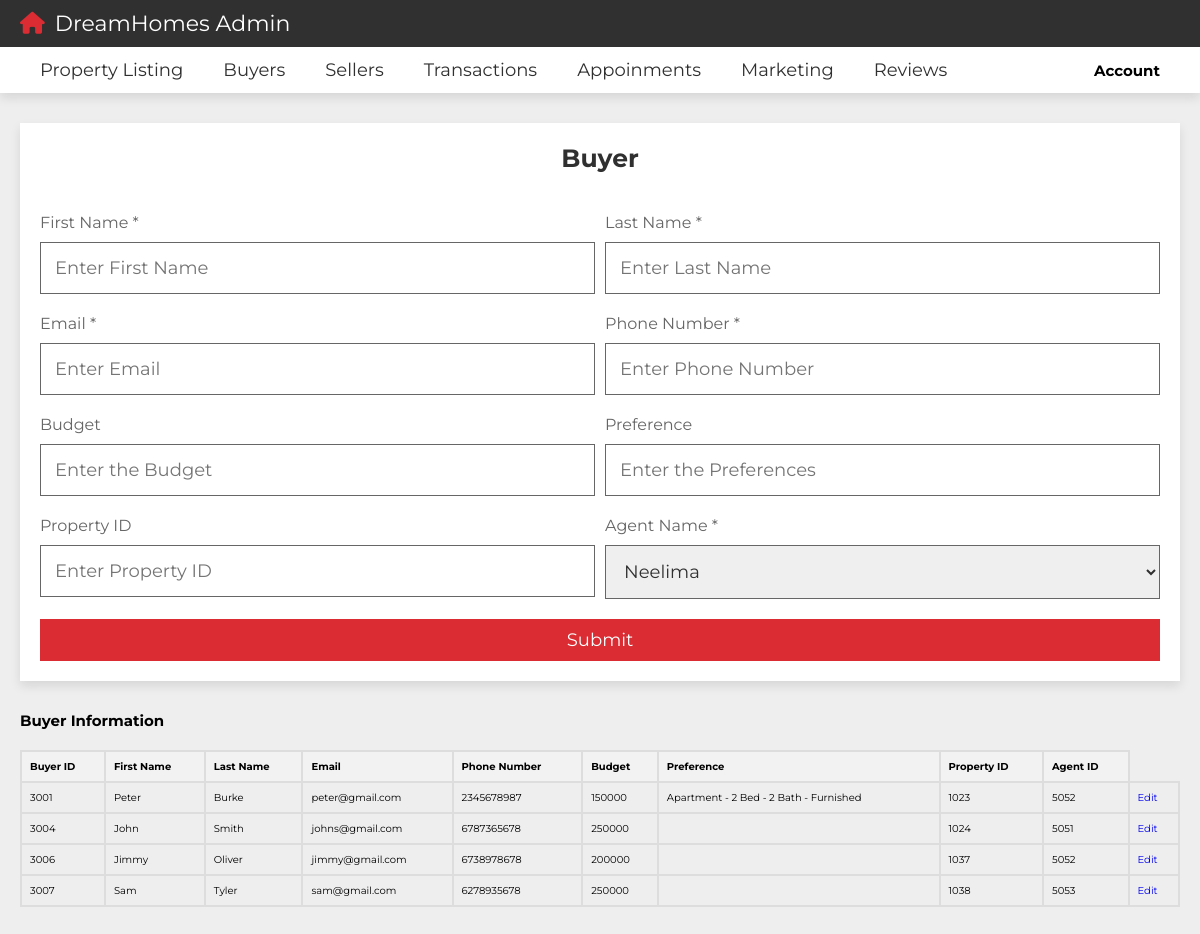
Page /project/admin_buyers.php (signed in) on the committed database.
### tables this page shows
CREATE TABLE `Buyer` (
  `B_ID` int NOT NULL AUTO_INCREMENT,
  `First_Name` varchar(30) NOT NULL,
  `Last_Name` varchar(30) NOT NULL,
  `Email` varchar(45) NOT NULL,
  `Phone_Number` varchar(10) NOT NULL,
  `Budget` decimal(10,0) DEFAULT NULL,
  `Preference` varchar(200) DEFAULT NULL,
  `P_Id` int NOT NULL,
  `A_Id` int NOT NULL,
  PRIMARY KEY (`B_ID`,`A_Id`),
  UNIQUE KEY `Phone_Number_UNIQUE` (`Phone_Number`),
  KEY `fk_Buyer_Agent_idx` (`A_Id`)
);

### project/admin_buyers.php (the view, shortened to what this page needs)
<?php
include 'config.php';
?>
<!DOCTYPE html>
<html lang="en">
<head>
   <link rel="stylesheet" href="https://cdnjs.cloudflare.com/ajax/libs/font-awesome/6.2.0/css/all.min.css">
   <link rel="stylesheet" href="css/style.css">
</head>
<body>
<header class="header">
   <nav class="navbar nav-1">
      <section class="flex">
         <a href="admin.php" class="logo"><i class="fas fa-house"></i>DreamHomes Admin</a>
      </section>
   </nav>
   <nav class="navbar nav-2">
      <section class="flex">
         <div class="menu">
            <ul>
               <li><a href="admin_property_listing_form.php">Property Listing</i></a></li>
               <li><a href="admin_buyers.php">Buyers</i></a></li>
               <li><a href="admin_sellers.php">Sellers</a></i></li>
               <li><a href="admin_transactions.php">Transactions</a></i></li>
               <li><a href="admin_appointments.php">Appoinments</a></i></li>
               <li><a href="admin_marketing.php">Marketing</a></i></li>
               <li><a href="admin_reviews.php#faq">Reviews</a></i></li>
            </ul>
         </div>
         <ul>
            <li>
            <div class="account-container">
            <div class="account-btn">
                <h2><b>Account</b></h2>
                  </div>
               </ul>
      </section>
   </nav>
</header>
<section class="filters" style="padding-bottom: 0;">
   <form action="" method="post" enctype="multipart/form-data">
      <h3>Buyer</h3>
         <div class="flex">
            <div class="box">
               <p>First Name *</p>
               <input type="text" name="First_Name" required maxlength="50" placeholder="Enter First Name" class="input">
            </div>
            <div class="box">
               <p>Last Name *</p>
               <input type="text" name="Last_Name" required maxlength="50" placeholder="Enter Last Name" class="input">
            </div>
            <div class="box">
               <p>Email *</p>
               <input type="text" name="Email" required maxlength="50" placeholder="Enter Email" class="input">
            </div>
            <div class="box">
               <p>Phone Number *</p>
               <input type="text" name="Phone_Number" required maxlength="50" placeholder="Enter Phone Number" class="input">
            </div>
            <div class="box">
               <p>Budget</p>
               <input type="text" name="Budget" maxlength="50" placeholder="Enter the Budget" class="input">
            </div>
            <div class="box">
               <p>Preference</p>
               <input type="text" name="Preference" maxlength="50" placeholder="Enter the Preferences" class="input">
            </div>
            <div class="box">
               <p>Property ID</p>
               <input type="text" name="P_Id" maxlength="50" placeholder="Enter Property ID" class="input">
            </div>
            <div class="box">
               <p>Agent Name *</p>
               <select name="A_Id" class="input" required>
                  <option value="5051">Neelima</option>
               </select>
            </div>
         </div>
         <input type="submit" value="submit" name="submit" class="btn">
   </form>
</section>
<section class="">
    <h1>Buyer Information</h1>
    <?php
        $sql = "SELECT * FROM Buyer";
        $result = $conn->query($sql);
        if ($result->num_rows > 0) {
            echo "<table border='1'>";
            echo "<tr><th> Buyer ID </th><th> First Name </th><th> Last Name </th><th> Email </th><th> Phone Number </th><th> Budget </th><th> Preference </th><th> Property ID </th><th> Agent ID </th></tr>";
            while($row = $result->fetch_assoc()) {
                echo "<tr>";
                echo "<td>" . $row["B_ID"] . "</td>";
                echo "<td>" . $row["First_Name"] . "</td>";
                echo "<td>" . $row["Last_Name"] . "</td>";
                echo "<td>" . $row["Email"] . "</td>";
                echo "<td>" . $row["Phone_Number"] . "</td>";
                echo "<td>" . $row["Budget"] . "</td>";
                echo "<td>" . $row["Preference"] . "</td>";
                echo "<td>" . $row["P_Id"] . "</td>";
                echo "<td>" . $row["A_Id"] . "</td>";
                echo "<td><a href='admin_edit_buyer.php?B_ID=" . $row["B_ID"] . "'>Edit</a></td>";
                echo "</tr>";
            }
            echo "</table>";
        } else {
            echo "0 results";
        }
    ?>
    </section>
</body>
</html>

### project/css/style.css (style rules this page uses)
:root { --main-color:#DA2C32; --light-color:#666; --light-bg:#eee; --white:#fff; --black:#303030; --border:.1rem solid var(--light-color); --box-shodow:0 .5rem 1rem rgba(0,0,0,.1); }
* { font-family: 'Montserrat', sans-serif; margin: 0; padding: 0; box-sizing: border-box; outline: none; border: none; text-decoration: none; }
html { font-size: 62.5%; overflow-x: hidden; scroll-behavior: smooth; scroll-padding-top: 10rem; }
body { background-color: var(--light-bg); }
section { padding: 3rem 2rem; max-width: 1200px; margin: 0 auto; }
.btn, .inline-btn { margin-top: 1rem; padding: 1rem 3rem; background-color: var(--main-color); color: var(--white); cursor: pointer; text-align: center; font-size: 1.8rem; text-transform: capitalize; }
.btn { display: block; width: 100%; }
.header { position: sticky; top: 0; left: 0; right: 0; z-index: 1000; box-shadow: var(--box-shodow); }
.header .navbar.nav-1 .flex { padding-top: 1rem; padding-bottom: 1rem; }
.header .navbar.nav-2 .flex { padding-top: 0; padding-bottom: 0; }
.header .navbar.nav-1 { background-color: var(--black); }
.header .navbar.nav-2 { background-color: var(--white); }
.header .navbar .flex { display: flex; align-items: center; justify-content: space-between; }
.header .navbar .flex .logo { font-size: 2.2rem; color: var(--white); }
.header .navbar .flex .logo i { color: var(--main-color); margin-right: 1rem; }
.header .navbar .flex ul { list-style: none; }
.header .navbar .flex ul li { float: left; position: relative; }
.header .navbar .flex ul li a { display: inline-block; padding: 1.2rem 2rem; font-size: 1.8rem; color: var(--black); background-color: var(--white); }
.account-container { display: flex; justify-content: flex-end; align-items: center; height: 45px; background-color: #fff; padding: 0 20px; }
.account-btn { position: relative; cursor: pointer; margin-left: 20px; }
.filters form { background-color: var(--white); box-shadow: var(--box-shodow); padding: 2rem; }
.filters form h3 { font-size: 2.5rem; padding-bottom: 2rem; color: var(--black); text-transform: capitalize; text-align: center; }
.filters form .flex { display: flex; gap: 1rem; flex-wrap: wrap; }
.filters form .flex .box { flex: 1 1 40rem; }
.filters form .flex .box .input { width: 100%; margin: 1rem 0; font-size: 1.8rem; color: var(--black); border: var(--border); padding: 1.4rem; }
.filters form .flex .box p { font-size: 1.6rem; color: var(--light-color); }
h3 { color: #333; font-size: 36px; margin-bottom: 20px; }

### project/admin_buyers.php (style rules this page uses)
table { border-collapse: collapse; width: 100%; margin-top: 20px; }
th, td { border: 2px solid #ddd; padding: 8px; text-align: left; }
th { background-color: #f2f2f2; }

### rows in the picture
buyer: B_ID "3001", First_Name "Peter", Last_Name "Burke", Email "peter@gmail.com", Phone_Number "2345678987", Budget "150000", Preference "Apartment - 2 Bed - 2 Bath - Furnished", P_Id "1023", A_Id "5052"
buyer: B_ID "3004", First_Name "John", Last_Name "Smith", Email "johns@gmail.com", Phone_Number "6787365678", Budget "250000", P_Id "1024", A_Id "5051"
buyer: B_ID "3006", First_Name "Jimmy", Last_Name "Oliver", Email "jimmy@gmail.com", Phone_Number "6738978678", Budget "200000", P_Id "1037", A_Id "5052"
buyer: B_ID "3007", First_Name "Sam", Last_Name "Tyler", Email "sam@gmail.com", Phone_Number "6278935678", Budget "250000", P_Id "1038", A_Id "5053"
